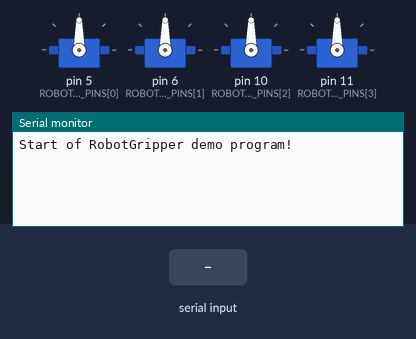
The program below on a simulated Arduino Uno, built with avr-gcc and run on an emulated ATmega328P. On the bench: 4 × servo, the last lines printed to the serial monitor. The inputs (shaded band) are chosen by the test bench.

Above: at 1.2 s.
1.3 s: "90,45\n" received over Serial
At 1.6 s:
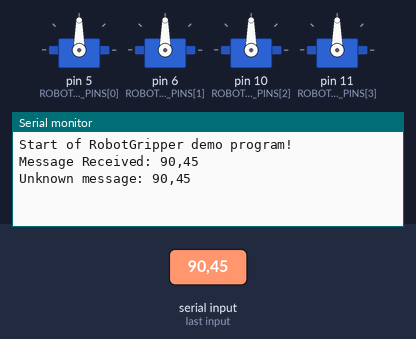
2.8 s: byte 10 ('\n') received over Serial
At 3.6 s:
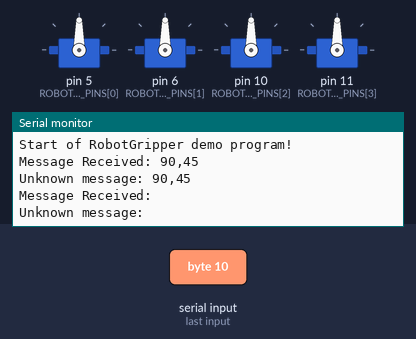
4.3 s: "s90 45\n" received over Serial
At 5.4 s:
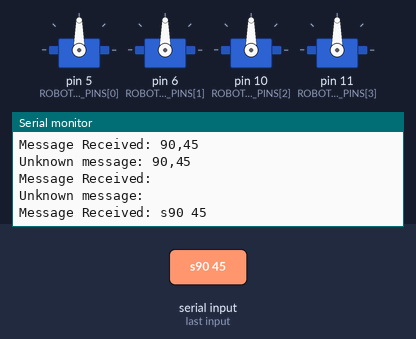

Measured:
- after the input at 1.3 s, the serial monitor: prints a new line at once (image 1)
- after the input at 2.8 s, the serial monitor: prints a new line at once (image 2)
- after the input at 4.3 s, the serial monitor: prints a new line at once (image 3)

The program:

main.cpp
```cpp
////////////////////////////////////////////////////////////////////////////////////////////////////////////////////////
//
// This is a demo program for the RobotGripper using the 'Arduino Uno' board.
//
////////////////////////////////////////////////////////////////////////////////////////////////////////////////////////

#include <Arduino.h>
#include <Servo.h>

const int NOF_ROBOTGRIPPER_SERVOS = 4;
const int ROBOTGRIPPER_SERVO_PINS[4] = {5, 6, 10, 11};

Servo robotGripperServo_0;
Servo robotGripperServo_1;
Servo robotGripperServo_2;
Servo robotGripperServo_3;

Servo robotGripperServos[4] = {robotGripperServo_0, robotGripperServo_1, robotGripperServo_2, robotGripperServo_3};

char message[80]; // To receive incomming messages.

void setup()
{
  // put your setup code here, to run once:
  Serial.begin(9600);
  Serial.println("Start of RobotGripper demo program!");

  for (int i = 0; i < NOF_ROBOTGRIPPER_SERVOS; i++)
    robotGripperServos[i].attach(ROBOTGRIPPER_SERVO_PINS[i]); // Attaches the servo to the servo object.
}

void loop()
{
  // put your main code here, to run repeatedly:
  int servoIndex;
  int servoAngle;
  static int messageIndex = 0; // Index of incoming message
  if (Serial.available() > 0)
  {
    char received = Serial.read();

    if (received == '\n') // Message is finished, so process message.
    {
      message[messageIndex] = '\0';                           // End of string.
      Serial.println("Message Received: " + String(message)); // Only for debugging.
      // TODO: Below fill in your own message handling.
      if (sscanf(message, "s%d %d", &servoIndex, &servoAngle) == 2)
      {
        robotGripperServos[servoIndex].write(servoAngle);
      }
      else
      {
        Serial.println("Unknown message: " + String(message));
      }
      messageIndex = 0; // Message is processed, so clear message.
    }
    else // Message is not finished yet, so add the received character to message.
    {
      message[messageIndex++] = received;
    }
  }
}
```
